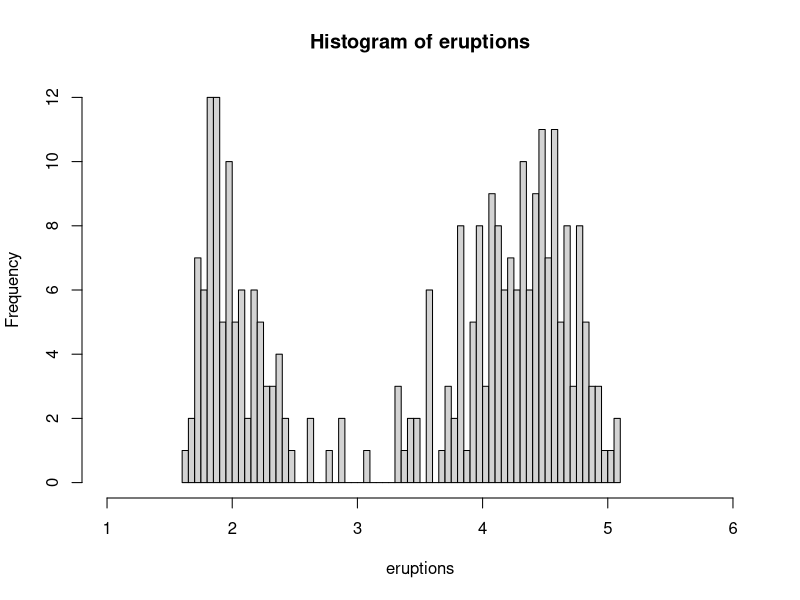
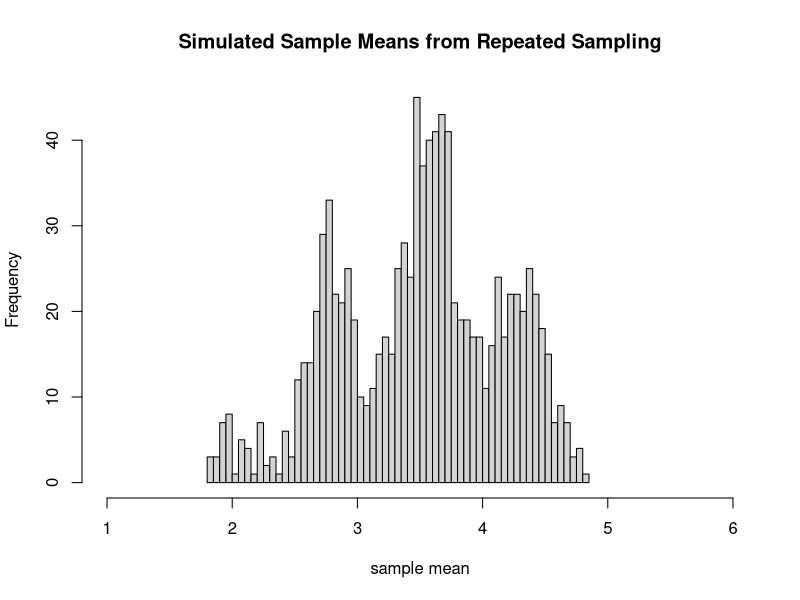
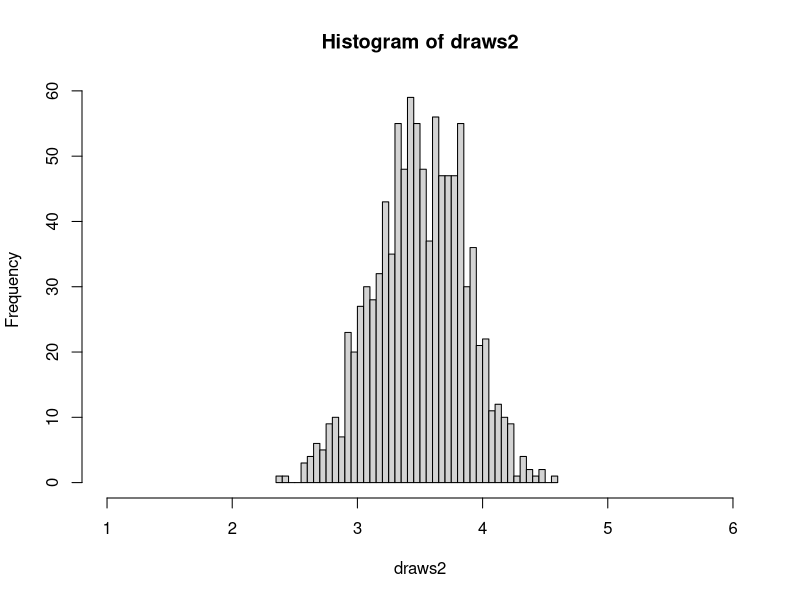
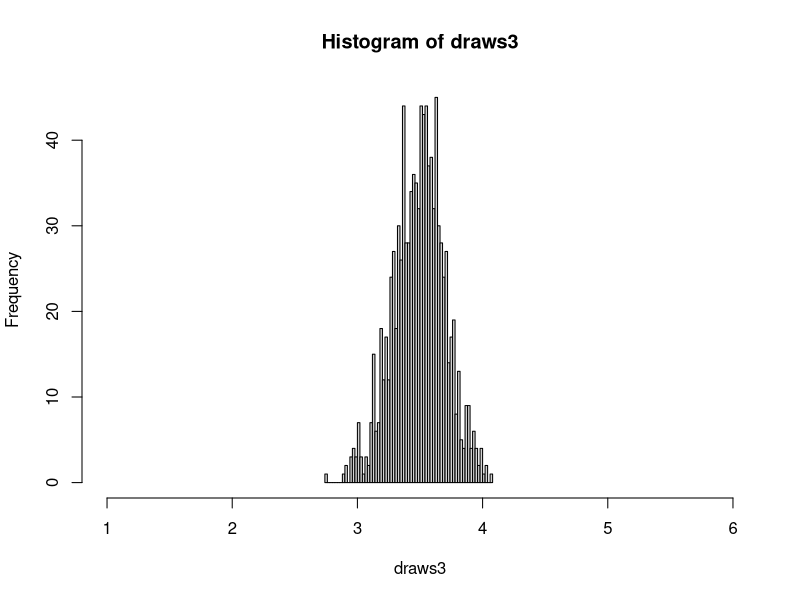
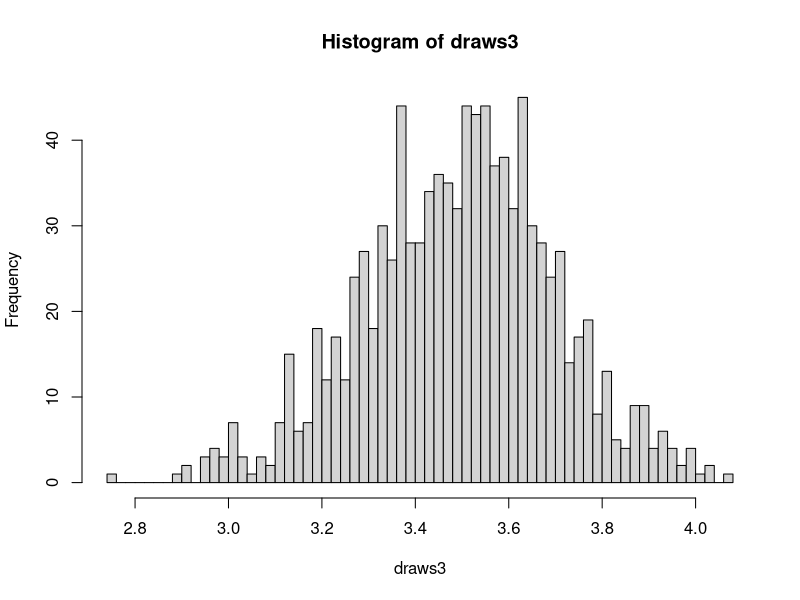

Recreate these plots in R, in order.
#####################################################################
# Program Name: central_limit_theorem.R
# Analyst     : Paul Laskowski
#
#####################################################################

#####################################################################
# Setup

# setting the seed will ensure different users generate the
# same random draws.
set.seed(898)

#####################################################################
# Sampling distributions in R

# For this demonstration, we will use the faithful dataset that's 
# included in R.  This includes observations of the famous Old
# Faithful geyser in Yellowstone National Park.
?faithful

# The eruptions variable measures the duration of each eruption in
# minutes.

# Although this is a sample, for this demonstration, we'll pretend 
# that this is actually the entire population of eruption times

eruptions = faithful$eruptions
str(eruptions) # Note that there are 272 observations.

# From the histogram, notice the bimodal distribution

hist(eruptions, breaks = 50, xlim=c(1,6))

# The mean is 3.49.

mean(eruptions)

# What's important is that this distribution is very non-normal.
# This will help us highlight the way the Central Limit Theorem
# works.

# Again, remembering that we're treating this dataset as if it
# were an entire population, let's see how we'd take a sample.
# We'll start with a very small sample size, n1 = 3.

n1 <- 3
samp1 <- sample(eruptions, n1, replace=T)
samp1

# Note that we set the replace argument to True, meaning that
# we put each value back after we draw it so there's a chance it's
# drawn again.  This means that we have a random sample, since 
# each draw is idependent and identically distributed.

# We could alternately set the replace argument to False, so
# that each value can only get drawn once.  This is a natural
# choice if we're simulating a typical survey.  One issue is that
# because we have a finite population, our observations are not
# fully independent and we don't have a random sample.

# As long as our sample size is much smaller than the
# population size, the two types of sampling behave very similarly.
# For this demo, we will use sampling with replacement, mainly
# because it has nice mathematical properties.  The results would
# be substantially similar if we sampled without replacement.

# Now that we have a sample, we can compute statistics from it.
# Here, we'll compute the mean.

mean(samp1)

# Notice that we only get one value for the mean.  If this were a
# real study, that's really all we'd ever get.  Most of the time,
# it's too expensive to repeat a study again to see what mean
# we'd get the next time around.  Even though we know the 
# mean is a random variable with some sample distribution, we
# only get a single draw from that distribution.

# Since we have the full population, we can actually see what would
# happen if we repeated our study over and over.
# To do this, we use the replicate command.  We will replicate our
# procedure 1000 times, computing a sample mean each time.

draws1 <- replicate(1000,mean(sample(eruptions, n1, replace=T)))

# Since we have a large number of draws, our histogram will approximate
# the shape of the sampling distribution of the mean.

hist(draws1, breaks = 50, xlim=c(1,6),
     main = "Simulated Sample Means from Repeated Sampling",
     xlab = "sample mean")

# Things to notice:
#
# 1. The sampling distribution looks different than the population 
# distribution.  this is very important:  The sampling distribution 
# of a statistic is not the same as the population distribution 
# of the variable.
#
# 2. The sampling distribution of the mean still doesn't look normal.  
# We don't have a large sample since n is much smaller than 30, so 
# the Central Limit Theorem doesn't apply.
#
# 3. The sampling distribution is less dispersed than
# the population distribution.  Since we're averaging 3 draws, our 
# standard deviation is decreased by sqrt(3).


# To see the Central Limit Theorem in action, we need to increase our 
# sample size.

# First, let's see what happens with a sample size of 10.

n2 = 10
draws2 <- replicate(1000,mean(sample(eruptions, n2, replace=T)))
hist(draws2, breaks = 50, xlim=c(1,6))

# Notice that the variance has decreased even more.
# Furthermore, the distribution looks more normal, but it still
# deviates noticable from normality.

# Next, let's try a sample size of 30.

n3 = 30
draws3 <- replicate(1000,mean(sample(eruptions, n3, replace=T)))
hist(draws3, breaks = 50, xlim=c(1,6))

# Things to notice:
#
# 1. The standard deviation continues to decrease.  In particular,
# it decreases with the square root of n.
#
# 2. The distribution seems to be concentrating around the true
# population mean, 3.49.  This is dictated by the Law of Large
# Numbers.
# 
# 3. The distribution is quite normal in shape at this point.  To see
# this more clearly, we can allow the x-axis to resize in our histogram.

hist(draws3, breaks = 50)

# We have a sample size of 30, which generally means that it's safe to
# rely on the Central Limit Theorem.

# Remember n=30 is only a rule of thumb and there are some unusual 
# distributions for which we may need n = 100 or even more to invoke 
# the CLT.  In the vast majority of cases, n=30 is sufficient, but 
# it is worth the time to examine your variable to check for an
# unusually large skew.



